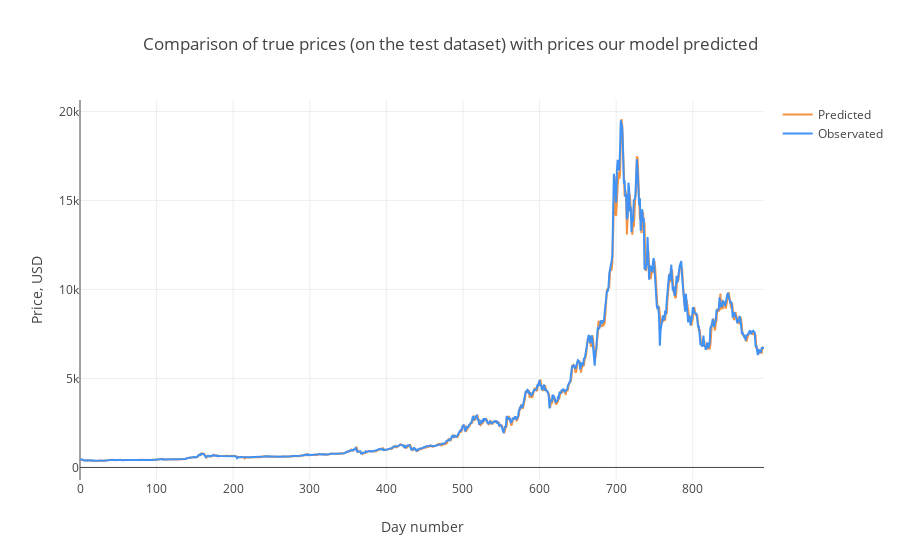

Notebook code for this chart:
### Code cell
# Visualización de 
trace1 = go.Scatter(
    x = np.arange(0, len(predicted), 1),
    y = predicted,
    mode = 'lines',
    name = 'Predicted',
    line = dict(color=('rgb(244, 146, 65)'), width=2)
)
trace2 = go.Scatter(
    x = np.arange(0, len(predicted), 1),
    y = observated,
    mode = 'lines',
    name = 'Observated',
    line = dict(color=('rgb(66, 146, 244)'), width=2)
)

data = [trace1, trace2]
layout = dict(title = 'Comparison of true prices (on the test dataset) with prices our model predicted',
             xaxis = dict(title = 'Day number'), yaxis = dict(title = 'Price, USD'))
fig = dict(data=data, layout=layout)
py.iplot(fig, filename='results_demonstrating0')

### Figure 1 — Plotly figure (JSON) as saved in the notebook; plotly's stock layout.template omitted (floating-point values rounded to 4 significant figures; data arrays with more than 128 entries replaced by an {"elided": "..."} marker saying what was removed)
{"data": [{"line": {"color": "rgb(244, 146, 65)", "width": 2}, "mode": "lines", "name": "Predicted", "type": "scatter", "x": {"elided": "894 int values"}, "y": {"elided": "894 float values"}}, {"line": {"color": "rgb(66, 146, 244)", "width": 2}, "mode": "lines", "name": "Observated", "type": "scatter", "x": {"elided": "894 int values"}, "y": {"elided": "894 float values"}}], "layout": {"title": "Comparison of true prices (on the test dataset) with prices our model predicted", "xaxis": {"title": "Day number"}, "yaxis": {"title": "Price, USD"}}}
